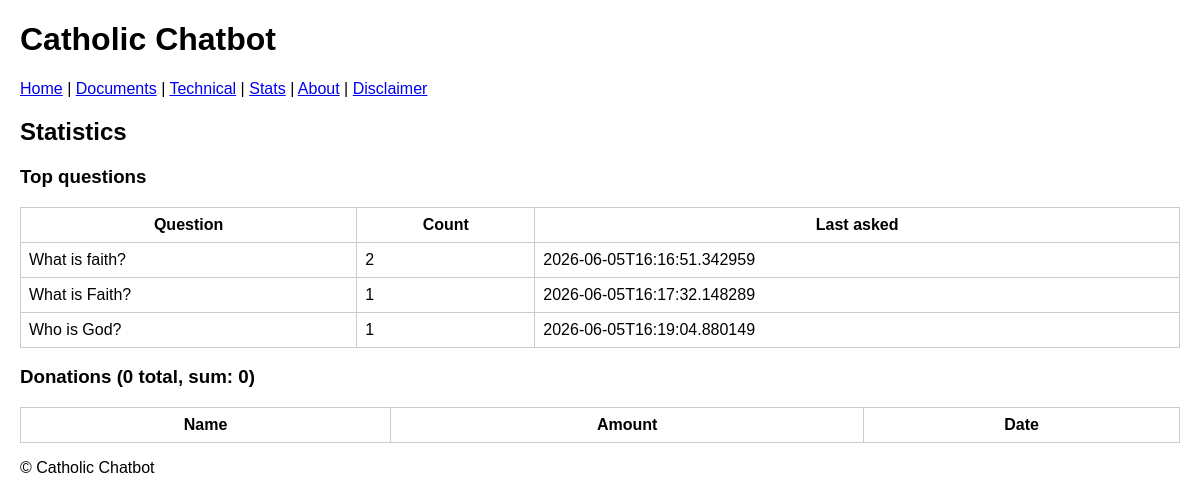
/stats, run on an earlier commit of the app's database.
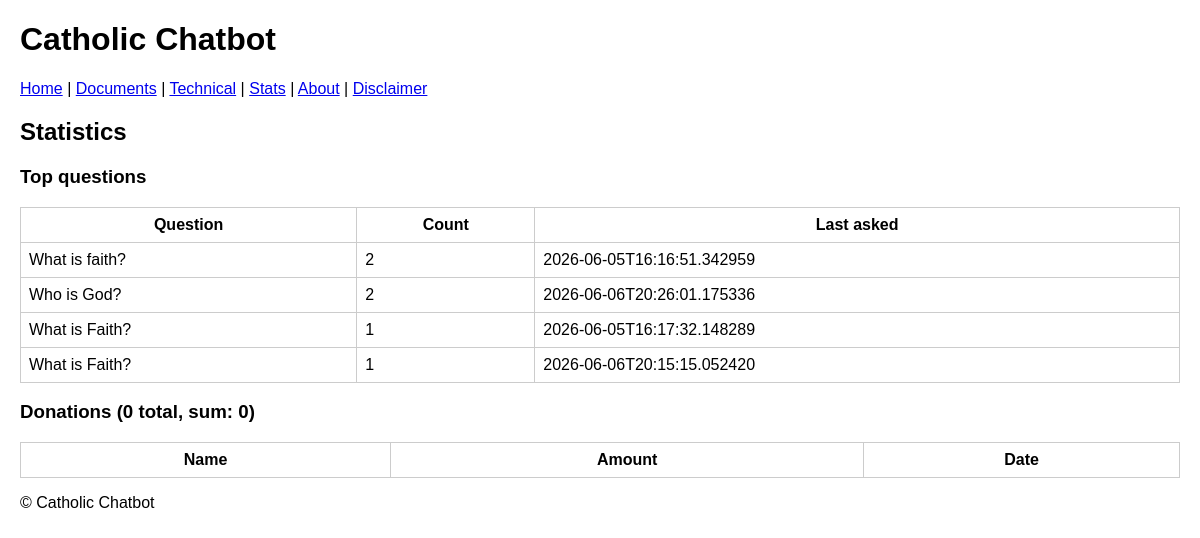
And on a later commit of the database.
### tables this page shows
CREATE TABLE queries (
            question TEXT PRIMARY KEY,
            count INTEGER,
            last_asked TEXT
        );

### backend/webapp.py (the view)
@app.get("/stats", response_class=HTMLResponse)
def stats(request: Request):
    conn = sqlite3.connect(APP_DB)
    cur = conn.cursor()
    cur.execute("SELECT question, count, last_asked FROM queries ORDER BY count DESC LIMIT 100")
    queries = cur.fetchall()
    cur.execute("SELECT name, amount, date FROM donations ORDER BY date DESC LIMIT 100")
    donations = cur.fetchall()
    cur.execute("SELECT COUNT(*) FROM donations")
    total_donations = cur.fetchone()[0]
    cur.execute("SELECT SUM(amount) FROM donations")
    donation_sum = cur.fetchone()[0] or 0
    conn.close()
    return templates.TemplateResponse(request, "stats.html", {"request": request, "queries": queries, "donations": donations, "donation_count": total_donations, "donation_sum": donation_sum})

### frontend/templates/stats.html (shortened to what this page needs)
{% extends "base.html" %}
{% block content %}
  <h2>Statistics</h2>
  <h3>Top questions</h3>
  <table>
    <thead><tr><th>Question</th><th>Count</th><th>Last asked</th></tr></thead>
    <tbody>
    {% for q,c,d in queries %}
      <tr><td>{{ q }}</td><td>{{ c }}</td><td>{{ d }}</td></tr>
    {% endfor %}
    </tbody>
  </table>
  <h3>Donations ({{ donation_count }} total, sum: {{ donation_sum }})</h3>
  <table>
    <thead><tr><th>Name</th><th>Amount</th><th>Date</th></tr></thead>
  </table>
{% endblock %}

What changed in the data, as far as the page shows it:
changed queries "Who is God?": count "1" → "2"; last_asked "2026-06-05T16:19:04.880149" → "2026-06-06T20:26:01.175336"; moves up the list
added queries: question "What is Faith?", count "1", last_asked "2026-06-06T20:15:15.052420"
